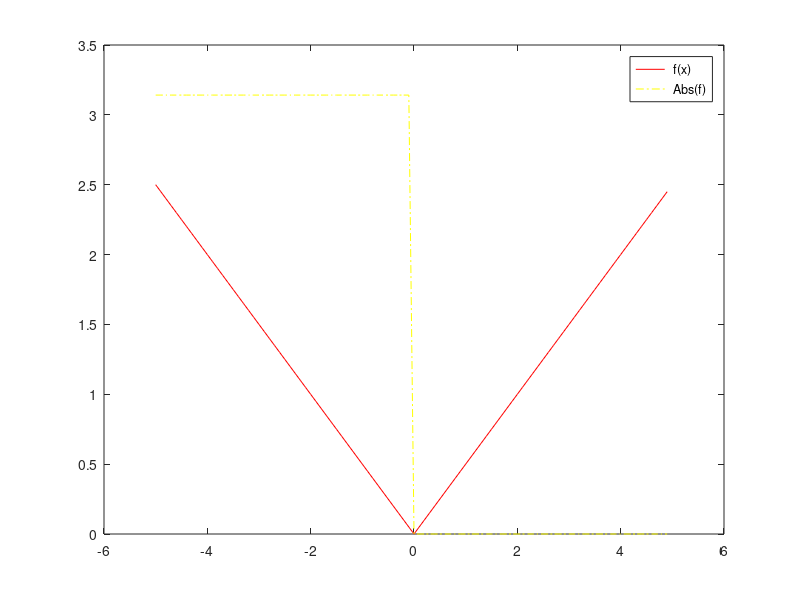

Here is the MATLAB script that generated this plot:
n = 1000;
left_border = -5;
right_border = 5;
step = (right_border - left_border)/n;

x = left_border:step:(right_border - step/2);

f = (x/2);
plot(x(1:10:end), abs(f)(1:10:end), "-r; f(x);",
     x(1:10:end), arg(f)(1:10:end), "-.y; Abs(f);");

summa = sum(step * f(1:n))


